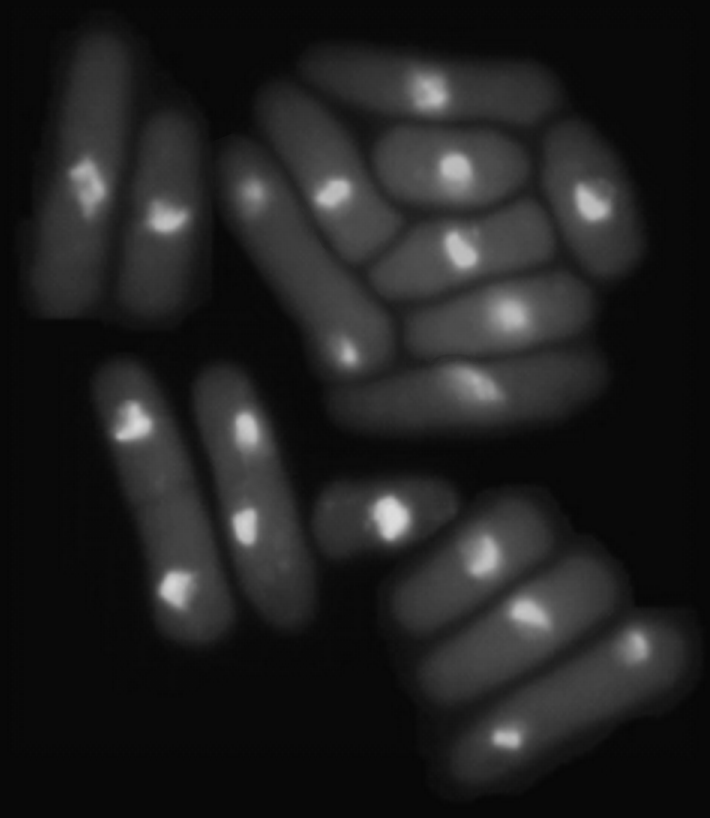
#> input picture TP3_/levadura.png, 710 x 818 px
$ python Prueba1.py
#> lines starting #> are read from the running program, lines starting #| are printed output that depends on the picture; after the words box and inside, x2 and y2 are one past the last pixel; in counts of white or black regions, pixels touching at a corner belong together
import cv2 as cv
import numpy as np
from matplotlib import pyplot as pl
from skimage import color

print("Pulse ESC para terminar.")
yeast = cv.imread('levadura.png') # yeast = levadura
#> yeast is the input picture: shape (818, 710, 3); min 6, max 222, mean 33.1

gray = cv.cvtColor(yeast, cv.COLOR_BGR2GRAY)
ret, binary = cv.threshold(gray, 100, 255, cv.THRESH_BINARY)
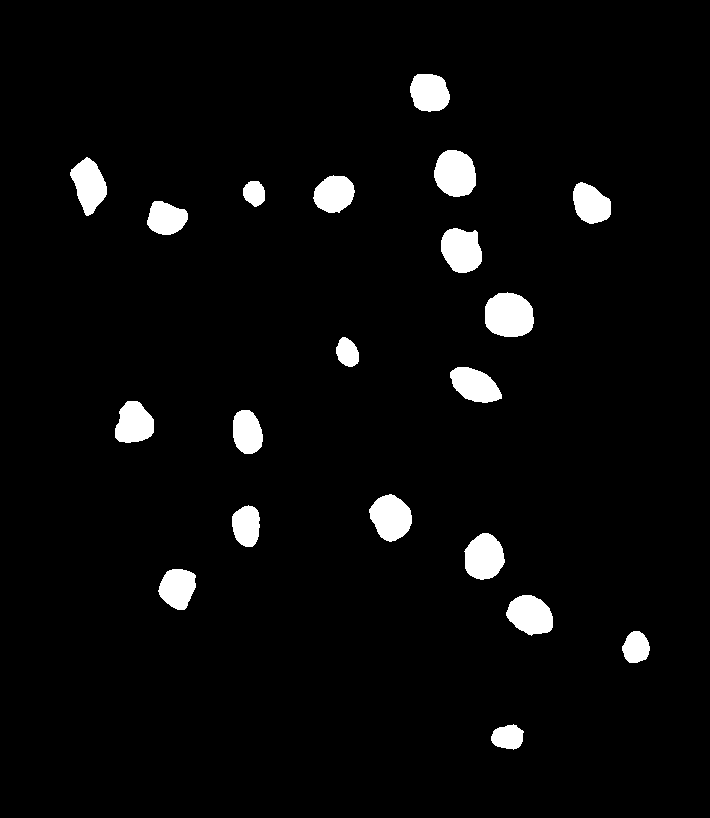
#> binary: shape (818, 710); 4% white; 20 white regions
cv.imshow("original_im", yeast)
cv.waitKey()
contours, hierarchy = cv.findContours(binary, cv.RETR_TREE, cv.CHAIN_APPROX_NONE)
#> contours = 20 contours; largest, box (x1, y1, x2, y2) and area: (485, 292, 534, 337) 1732, (434, 150, 476, 197) 1506, (369, 494, 412, 542) 1404, (441, 228, 482, 273) 1388, (464, 533, 505, 580) 1384
cv.imshow("binary", binary)
cv.waitKey()
#contador de contornos
num = len(contours)
#> num = 20
print(num) # falta que ande esto (no me cuenta los nucleos)
#| 20
#watershed

_, thresh = cv.threshold(gray, 0, 255, cv.THRESH_BINARY_INV+cv.THRESH_OTSU)
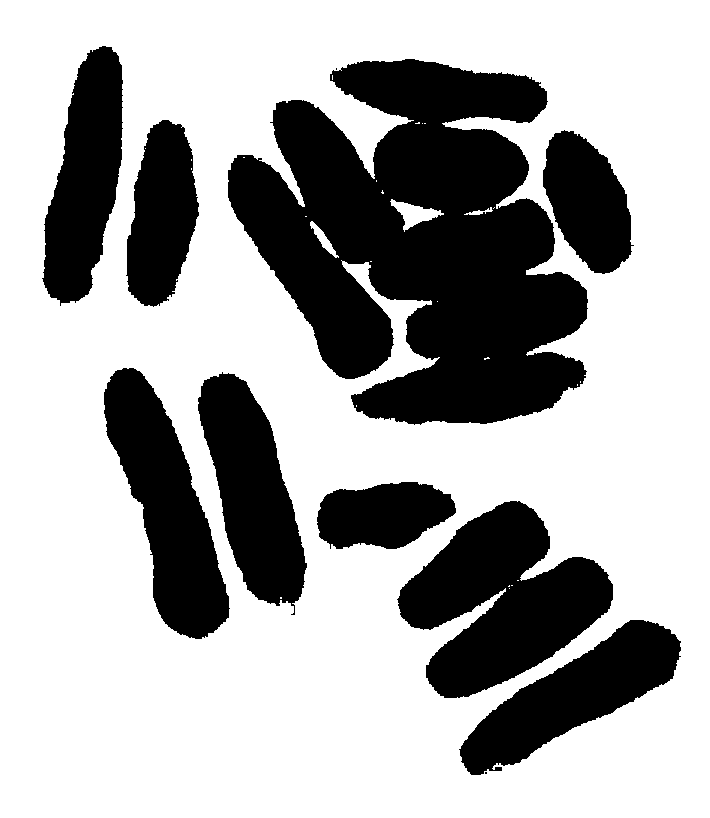
#> thresh: shape (818, 710); 67.1% white; 11 black regions (2 under 20 px), largest, box (x1, y1, x2, y2) and area: (228, 59, 588, 425) 83230, (397, 501, 613, 698) 23920, (104, 368, 230, 639) 16546

cv.imshow("yeast", thresh)

cv.waitKey()
# noise removal
kernel = np.ones((3, 3), np.uint8)
opening = cv.morphologyEx(thresh, cv.MORPH_OPEN, kernel, iterations=2)
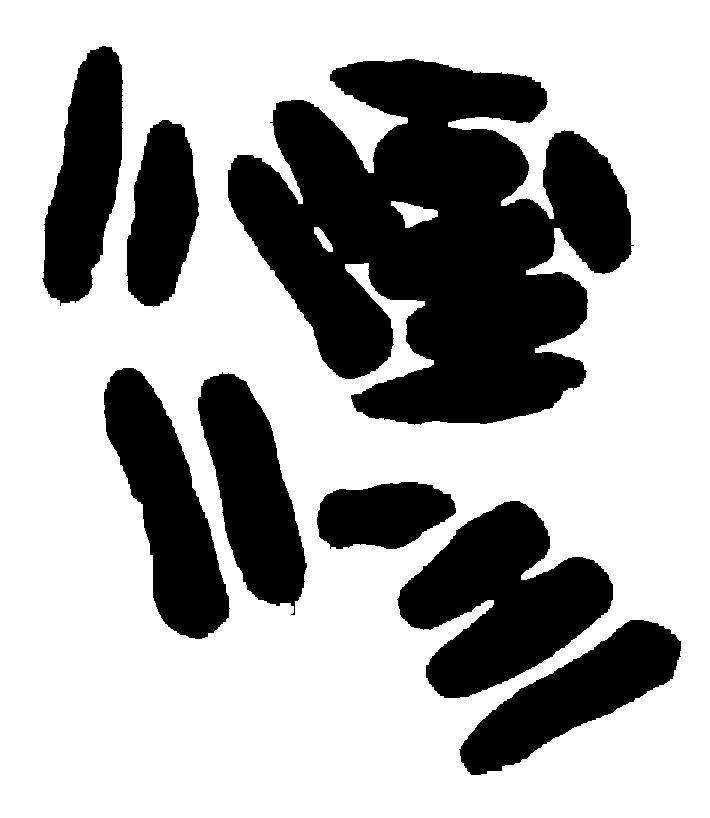
#> opening: shape (818, 710); 66.9% white; 8 black regions, largest, box (x1, y1, x2, y2) and area: (228, 59, 634, 425) 92504, (397, 501, 613, 698) 24012, (104, 368, 230, 639) 16589
closing = cv.morphologyEx(opening, cv.MORPH_CLOSE, kernel, iterations=2)
#> closing: shape (818, 710); 67% white; 8 black regions, largest, box (x1, y1, x2, y2) and area: (228, 59, 631, 424) 92455, (398, 501, 613, 698) 24008, (104, 368, 229, 639) 16584

# sure background area
sure_bg = cv.dilate(closing, kernel, iterations=3)
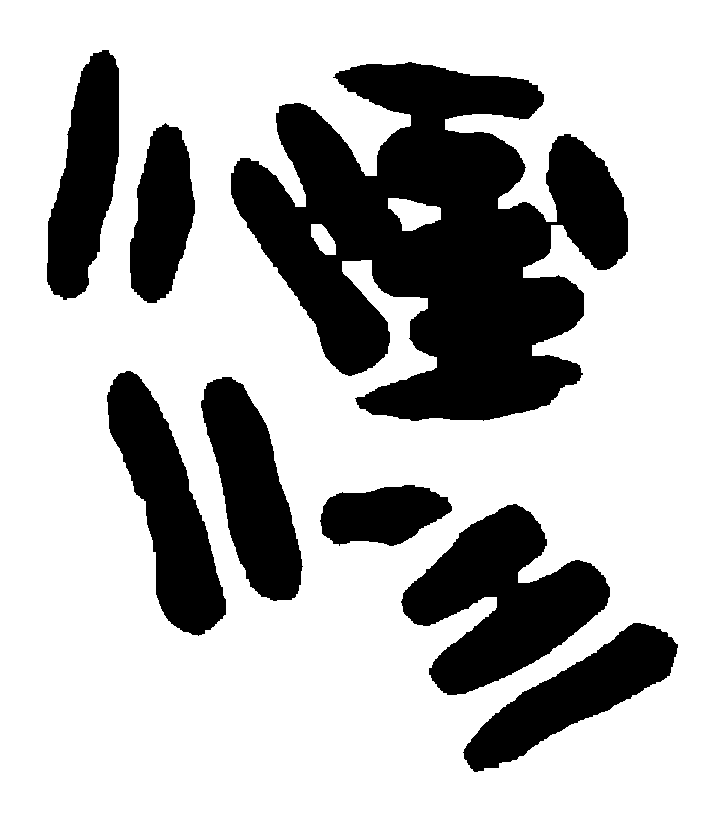
#> sure_bg: shape (818, 710); 71.3% white; 8 black regions, largest, box (x1, y1, x2, y2) and area: (231, 62, 628, 421) 81692, (401, 504, 610, 695) 20678, (107, 371, 226, 636) 14244

cv.imshow("sure_bg", sure_bg)

cv.waitKey()
# Finding sure foreground area
sure_fg = cv.erode(closing, kernel, iterations=3)
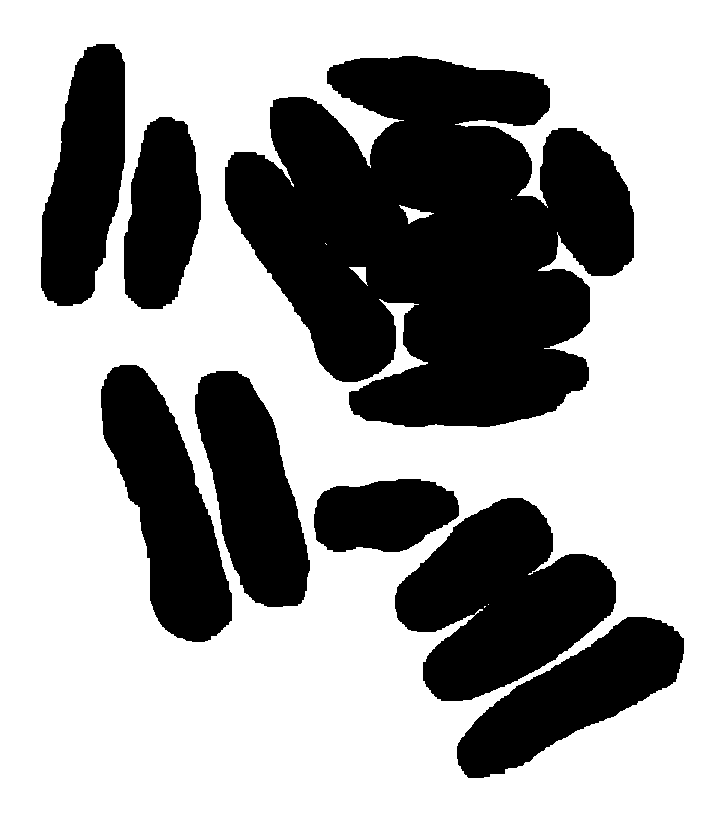
#> sure_fg: shape (818, 710); 62.5% white; 8 black regions, largest, box (x1, y1, x2, y2) and area: (225, 56, 634, 427) 103064, (395, 498, 616, 701) 27404, (101, 365, 232, 642) 18996
#> (the run stopped early here; a loop or call above may not have finished)
